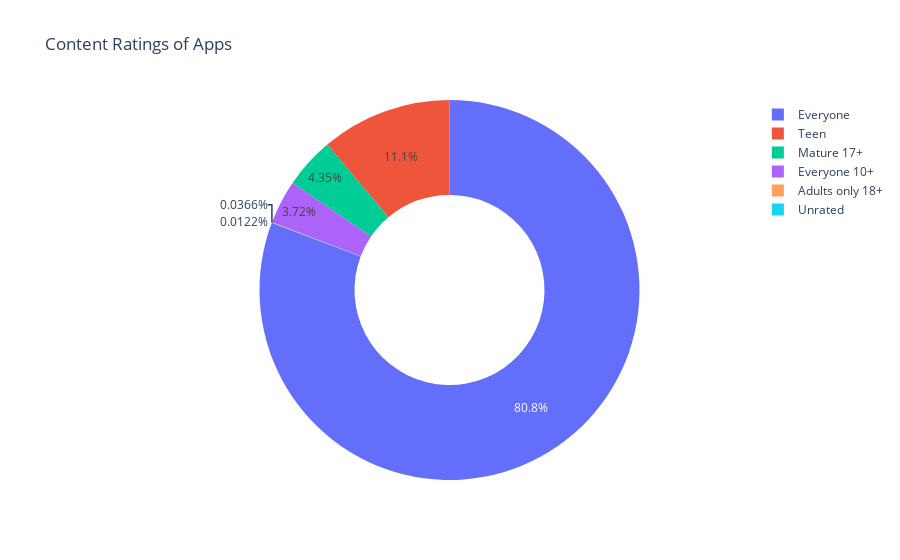

This figure's notebook cell:
### Code cell
fig = px.pie(labels=ratings.index, values=ratings.values, title="Content Ratings of Apps", names=ratings.index, hole=0.5)
fig.show()

### Figure 1 — Plotly figure (JSON) as saved in the notebook; plotly's stock layout.template omitted (floating-point values rounded to 4 significant figures)
{"data": [{"domain": {"x": [0, 1], "y": [0, 1]}, "hole": 0.5, "hovertemplate": "label=%{label}<br>value=%{value}<extra></extra>", "labels": ["Everyone", "Teen", "Mature 17+", "Everyone 10+", "Adults only 18+", "Unrated"], "legendgroup": "", "name": "", "showlegend": true, "type": "pie", "values": [6621, 912, 357, 305, 3, 1]}], "layout": {"legend": {"tracegroupgap": 0}, "title": {"text": "Content Ratings of Apps"}}}
